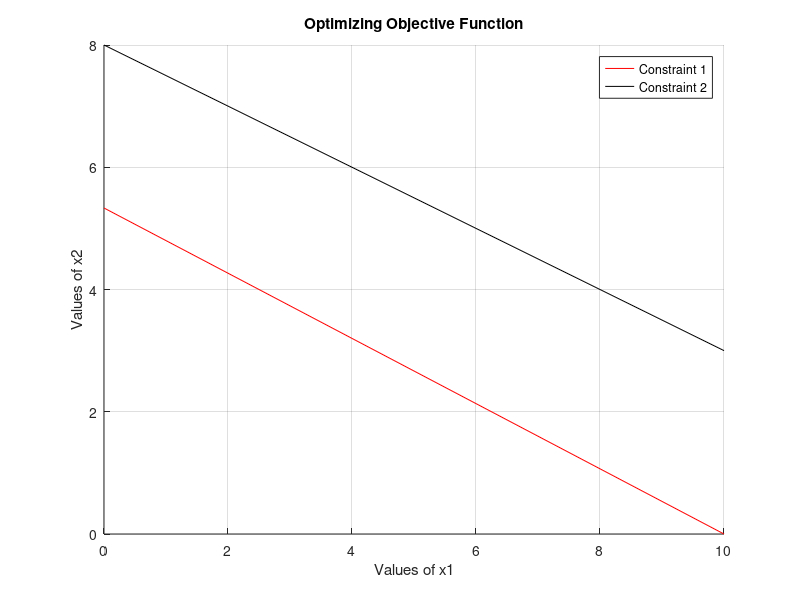

This figure's MATLAB source: (Note: this script raises an error after producing the figure.)
%NOOB SCRIPT

% Phase 1 - Input Parameters (Modify this for different problems)
c = [6 8];
A = [2 3; 1 2];
b = [16; 16];

% Phase 2 - Plotting Graph

% Define range for x1 values
y1 = 0:10:max(b);
x_vals = zeros(size(A,1), length(y1)); % Matrix to store x values

for i = 1:size(A, 1)
    x_vals(i, :) = (b(i) - A(i,1) * y1) / A(i,2);
    x_vals(i, :) = max(0, x_vals(i, :)); % Ensure values >= 0
end

% Plot all constraint lines dynamically
colors = ['r', 'k', 'b', 'g', 'm', 'c']; % Different colors for lines
hold on
for i = 1:size(A, 1)
    plot(y1, x_vals(i, :), colors(mod(i-1, length(colors))+1));
end
xlabel("Values of x1");
ylabel("Values of x2");
title("Optimizing Objective Function");
legend(arrayfun(@(i) sprintf('Constraint %d', i), 1:size(A,1), 'UniformOutput', false));
grid on
hold off

% Phase 3 - Finding Corner Points Dynamically
corner_pts = [];  % Initialize an empty matrix to store corner points

cx1 = find(y1 == 0); % Points on X1-axis

for i = 1:size(A, 1)
    c_temp = find(x_vals(i, :) == 0); % Find where the constraint touches x2-axis
    line_temp = [y1(:, [c_temp cx1]); x_vals(i, [c_temp cx1]) ]'; % Collect corner points
    corner_pts = [corner_pts; line_temp]; % Store all corner points
end

corner_pts = unique(corner_pts, 'rows'); % Remove duplicates

% Phase 4 - Intersection Points of each line
pts = [0, 0]; % Start with origin (optional)

for i = 1:size(A,1)
    for j = i+1:size(A,1)
        A1 = A([i, j], :);  % Select rows i and j from A
        B1 = b([i, j]);     % Select corresponding elements from b
        x = A1 \ B1;        % Solve Ax = B using matrix division
        if all(x >= 0) % Ensure non-negative solutions
            pts = [pts; x']; % Store the valid intersection points
        end
    end
end

intr = unique(pts, 'rows');  % Unique intersection points

% Phase 5 - Write all Corner Points
all_pts = [intr; corner_pts];
points = unique(all_pts, "rows");

% Phase 6 - Find Feasible Region Dynamically
num_constraints = size(A, 1);
num_points = size(points, 1);

% Evaluate all constraints dynamically for each point
violations = zeros(num_points, num_constraints);
for i = 1:num_points
    for j = 1:num_constraints
        violations(i, j) = A(j, :) * points(i, :)' - b(j);
    end
end

% Find indices of points violating any constraints
violating_indices = unique(find(any(violations > 0, 2)));

% Remove infeasible points
points(violating_indices, :) = [];

% Phase 7 - Calculate Objective Value and Points
value = points * c'; % Compute objective function value for feasible points
result_table = [points, value];

% Phase 8 - Find Optimal Objective Value and Points
[optimal_value, idx] = max(value);
optimal_point = points(idx, :);

% Display Results
disp('Feasible Points and Objective Values:');
disp(array2table(result_table, 'VariableNames', {'x1', 'x2', 'ObjectiveValue'}));

disp('Optimal Solution:');
disp(['Optimal Point: (', num2str(optimal_point(1)), ', ', num2str(optimal_point(2)), ')']);
disp(['Optimal Objective Value: ', num2str(optimal_value)]);

% Plot feasible region points
hold on;
scatter(points(:,1), points(:,2), 80, 'filled', 'MarkerFaceColor', 'g');
scatter(optimal_point(1), optimal_point(2), 100, 'filled', 'MarkerFaceColor', 'r');
legend('Constraints', 'Feasible Points', 'Optimal Point');
hold off;
